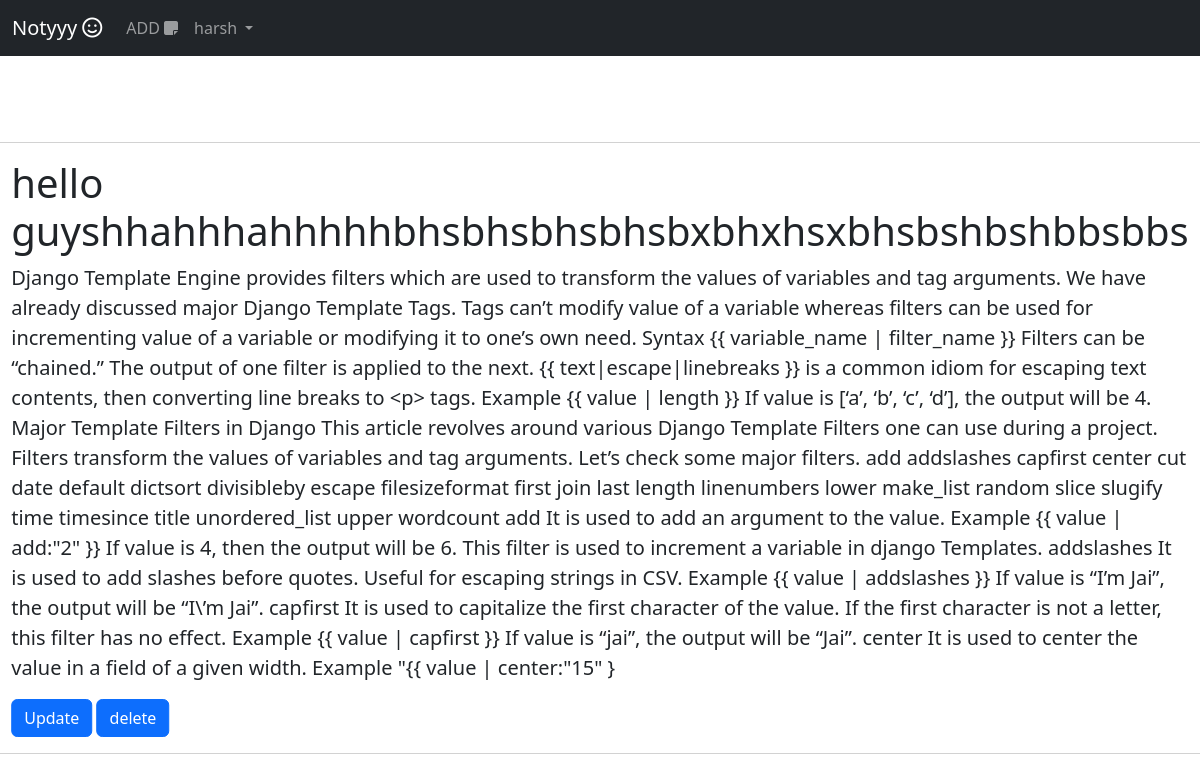
Screenshot of /detail/20 (signed in) with the database file from the repository.
### base/models.py (models this page shows, shortened)
class list(models.Model):
    user = models.ForeignKey(User,on_delete=models.CASCADE)
    title = models.CharField(max_length=50)
    textarea = models.TextField(max_length=300)

### base/views.py (the view)
# urls.py: path('detail/<int:id>',views.detailView,name='detailView'),
@login_required
def detailView(request,id):
    data= get_object_or_404(list,pk=id)
    context = {'data':data}
    return render(request,'base_app/detailView.html',context)

### templates/base_app/detailView.html (shortened to what this page needs)
{% extends "base.html" %}
{% block body %}
<div class="position-absolute mt-5 my-5 top-50 start-50 translate-middle">
  <div class="card" style="width: auto; min-width: 300px;">
    <div class="card-body mx-auto">
      <h1 class="card-title">{{data.title}}</h1>
      <p class="card-text" style="font-size: 20px;">{{data.textarea}}</p>
      <a data-bs-toggle="modal" data-bs-target="#update-modal" class="btn btn-primary">Update</a>
      <a data-bs-toggle="modal" data-bs-target="#delete-modal" class="btn btn-primary">delete</a>
    </div>
  </div>
</div>
  {% endblock body %}

### templates/base.html (shortened to what this page needs)
<!DOCTYPE html>
{% load static %}
<html lang="en">
<head>
    <link href="https://cdn.jsdelivr.net/npm/bootstrap@5.3.2/dist/css/bootstrap.min.css" rel="stylesheet"
>
    <link rel="stylesheet" href="https://cdnjs.cloudflare.com/ajax/libs/font-awesome/6.5.1/css/all.min.css"
 />
</head>
</head>
<body>
    <nav class="navbar navbar-expand-lg z-index-1 navbar-dark bg-dark">
        <div class="container-fluid">
            <a class="navbar-brand" href="{%url 'home'%}">Notyyy <i class="fa-regular fa-face-smile"></i></a>
            <div class="collapse navbar-collapse" id="navbarNavAltMarkup">
                <div class="navbar-nav">
                    {% if user.is_authenticated %}
                    <li class="nav-item">
                        <a type="button" class="nav-link" data-bs-toggle="modal" data-bs-target="#add-Modal">ADD <i
                                class="fa-solid fa-note-sticky"></i></a>
                    </li>
                    <li class="nav-item dropdown">
                        <a class="nav-link dropdown-toggle" href="#" id="navbarDropdown" role="button"
                            data-bs-toggle="dropdown" aria-expanded="false">
                            {{user.username}}
                        </a>
                    </li>
                    {% else %}
                    <li class="nav-item">
                        <a type="button"class="nav-link" data-bs-toggle="modal" data-bs-target="#login-modal">
                            Login
                        </a>
                    </li>
                    {% endif %}
                </div>
            </div>
        </div>
    </nav>
    {% block body %}
    {% endblock body %}
</body>
</html>

### rows the page displays
list: title "hello guyshhahhhahhhhhbhsbhsbhsbhsbxbhxhsxbhsbshbshbbsbbs", textarea "Django Template Engine provides filters which are used to transform the values of variables and tag arguments. We have already discussed major Django Template Tags. Tags can’t modify value of a variable whereas filters can be used for incrementing value of a variable or modifying it to one’s own need. Syntax {{ variable_name | filter_name }} Filters can be “chained.” The output of one filter is applied to the next. {{ text|escape|linebreaks }} is a common idiom for escaping text contents, then converting line breaks to <p> tags. Example {{ value | length }} If value is [‘a’, ‘b’, ‘c’, ‘d’], the output will be 4. Major Template Filters in Django This article revolves around various Django…"

### other values shown
{{ user.username }} "harsh"
